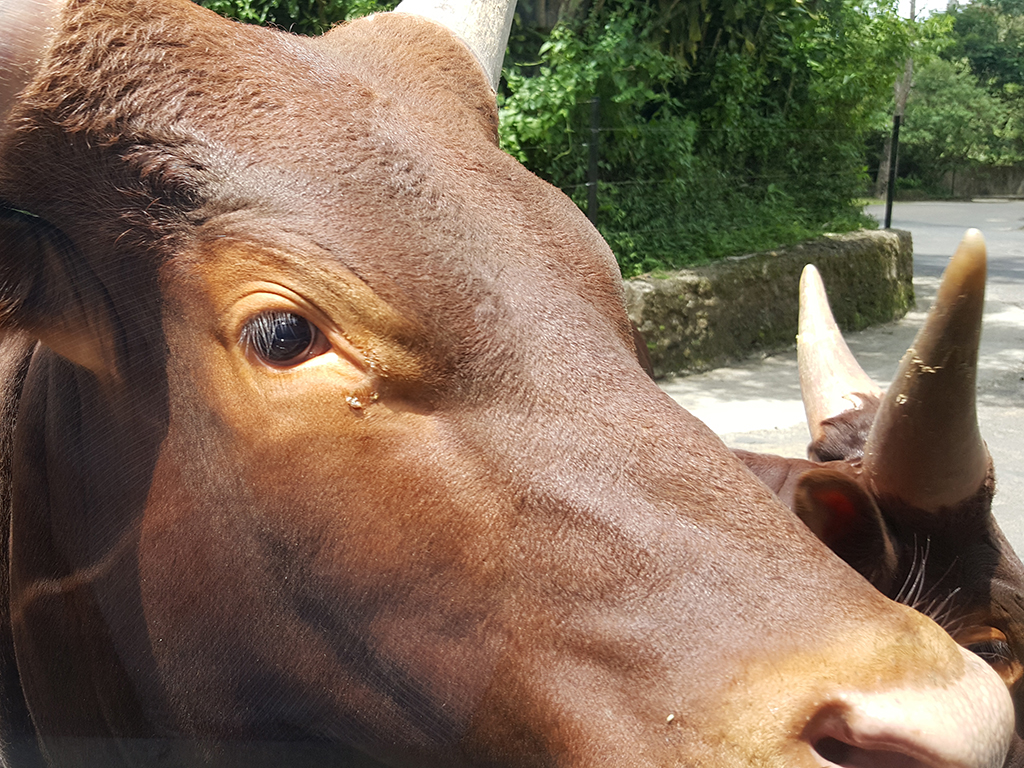
#> input picture images/ani1.jpg, 1024 x 768 px
$ python filtering_subimage.py --image ../images/ani1.jpg
#> lines starting #> are read from the running program, lines starting #| are printed output that depends on the picture; after the words box and inside, x2 and y2 are one past the last pixel; in counts of white or black regions, pixels touching at a corner belong together
#> further down, image is the input picture: shape (768, 1024, 3); mean B, G, R 87.3, 107.5, 128.3
### 3장/handle_channel_roi.py
# 필요한 패키지를 import함
from __future__ import print_function
import argparse
import cv2

def display_image(img, winname, flag=True):
	# 영상 정보 출력
	print("(rows, cols, ch): {}".format(img.shape))

	# 영상 출력을 윈도우 생성
	cv2.namedWindow(winname, cv2.WINDOW_NORMAL)
	# 윈도우에 영상 출력
	cv2.imshow(winname, img)

	# 사용자 입력 대기
	if flag:
		cv2.waitKey(0)

# [34 lines left out: functions handle_ROI, split_channel, merge_channel, not called in this run]


# [31 lines that do not run on import are left out]

### 3장/filtering_subimage.py
# 필요한 패키지를 import함
from __future__ import print_function
import argparse
import cv2
import numpy as np
from handle_channel_roi import display_image

def filtering_ROI(img, rect):
	# 입력 영상을 복사하여 결과 영상 생성
	dst = img.copy()

	if len(img.shape) == 2 :
		type = 1
	elif len(img.shape) == 3 and \
		img.shape[2] == 3:
		type = 2

	roi = dst[rect[1]:rect[3], rect[0]:rect[2]]
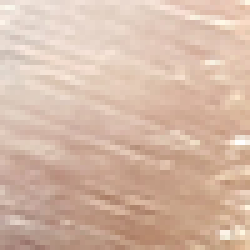
#> roi: shape (50, 50, 3) (shown 5 times larger); mean B, G, R 166.8, 184.5, 213.4
	if type == 2:
		roi_gray = cv2.cvtColor(roi, cv2.COLOR_BGR2GRAY)
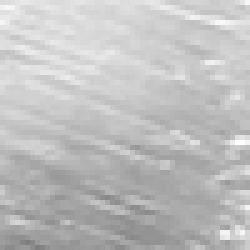
#> roi_gray: shape (50, 50) (shown 5 times larger); min 125, max 254, mean 191.1
	roi_canny = cv2.Canny(roi_gray, 100, 200)
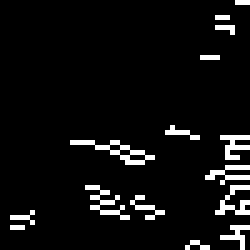
#> roi_canny: shape (50, 50) (shown 5 times larger); 6.2% white in thin lines or dots

	if type == 2:
		roi_canny = cv2.cvtColor(roi_canny, cv2.COLOR_GRAY2BGR)
#> roi_canny: shape (50, 50, 3); 6.2% white in thin lines or dots
	dst[rect[1]:rect[3], rect[0]:rect[2]] = roi_canny
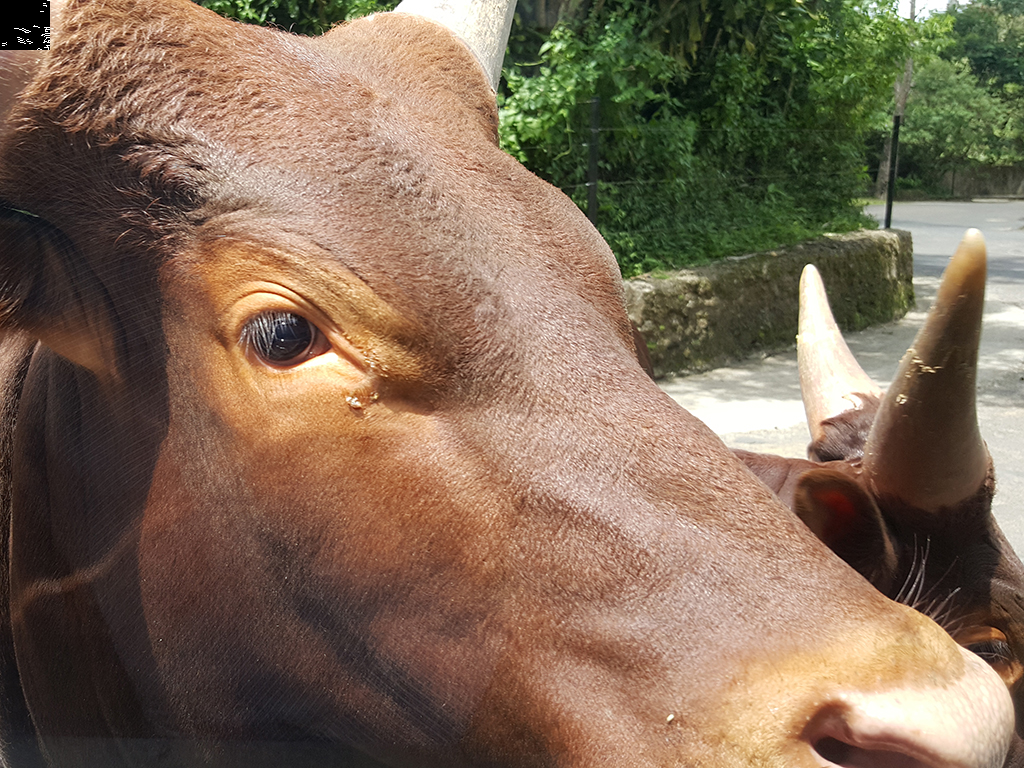
#> dst: shape (768, 1024, 3); 0.32% of pixels changed, all inside (x1, y1, x2, y2) = (0, 0, 50, 50)

	return dst

if __name__ == '__main__' :
	# 명령행 인자 처리
	ap = argparse.ArgumentParser()
	ap.add_argument("-i", "--image", required = True, \
			help = "Path to the input image")
	ap.add_argument("-s", "--start_point", type = int, \
 			nargs='+', default=[0, 0], \
			help = "Start point of the rectangle")
	ap.add_argument("-e", "--end_point", type = int, \
	 		nargs='+', default=[50, 50], \
			help = "End point of the rectangle")
	args = vars(ap.parse_args())

	filename = args["image"]
	sp = args["start_point"]
	ep = args["end_point"]

	# OpenCV를 사용하여 영상 데이터 로딩
	image = cv2.imread(filename, cv2.IMREAD_UNCHANGED)

	rect = sp + ep
	filtered = filtering_ROI(image, rect)

	display_image(filtered, 'filtering')
#| (rows, cols, ch): (768, 1024, 3)

$ run again, on images/ani3.jpg
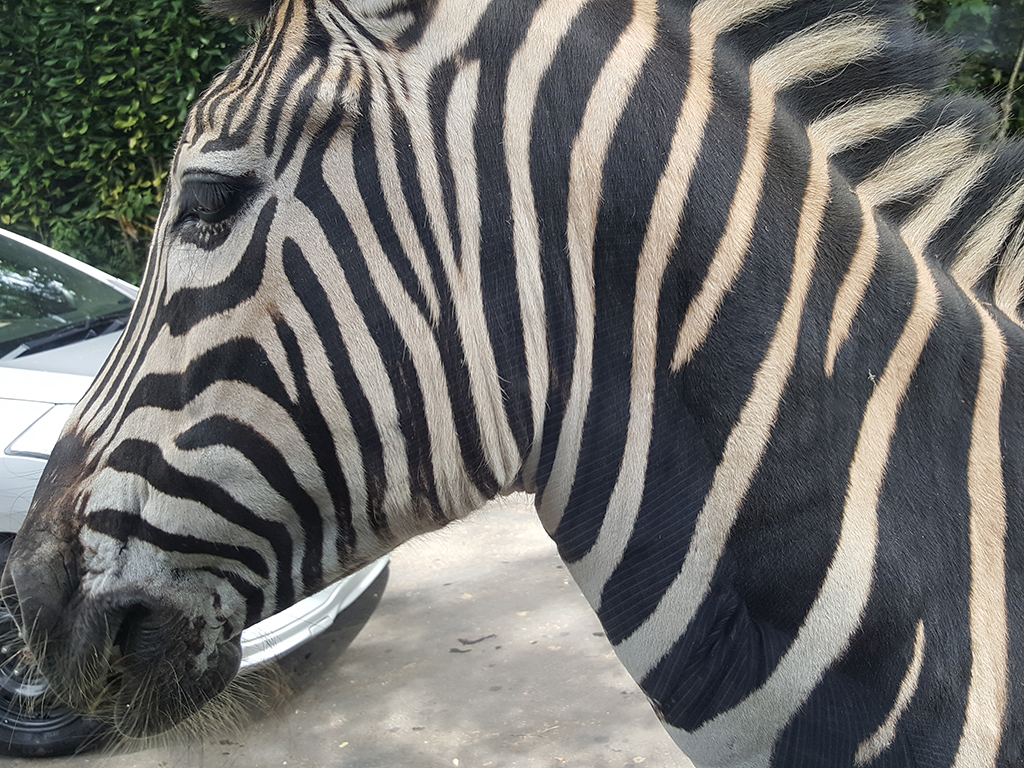
#> input picture images/ani3.jpg, 1024 x 768 px
#> image is the input picture: shape (768, 1024, 3); mean B, G, R 108.6, 111.4, 111.8
#> in filtering_ROI, `roi_canny = cv2.Canny(roi_gray, 100, 200)`:
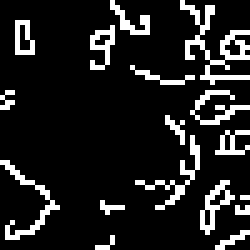
#> roi_canny: shape (50, 50) (shown 5 times larger); 13.2% white in thin lines or dots
#> in filtering_ROI, `dst[rect[1]:rect[3], rect[0]:rect[2]] = roi_canny`:
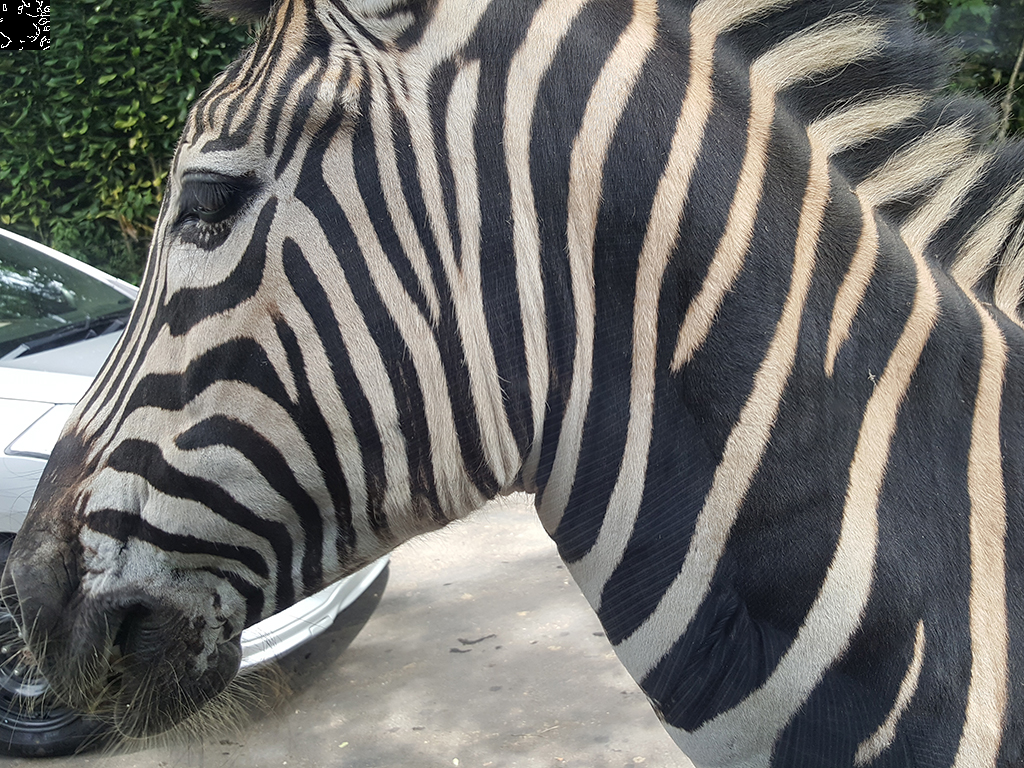
#> dst: shape (768, 1024, 3); 0.32% of pixels changed, all inside (x1, y1, x2, y2) = (0, 0, 50, 50)
#| (rows, cols, ch): (768, 1024, 3)

$ run again, on images/cable_roi2.jpg
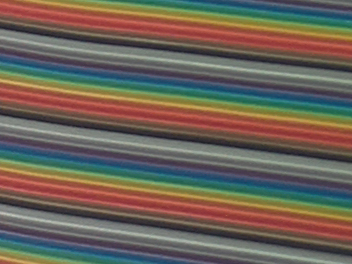
#> input picture images/cable_roi2.jpg, 352 x 264 px
#> image is the input picture: shape (264, 352, 3); mean B, G, R 87.8, 98.6, 108.5
#> in filtering_ROI, `roi_canny = cv2.Canny(roi_gray, 100, 200)`:
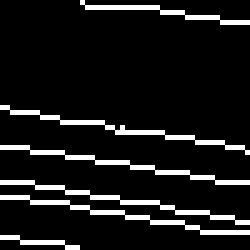
#> roi_canny: shape (50, 50) (shown 5 times larger); 10% white in thin lines or dots
#> in filtering_ROI, `dst[rect[1]:rect[3], rect[0]:rect[2]] = roi_canny`:
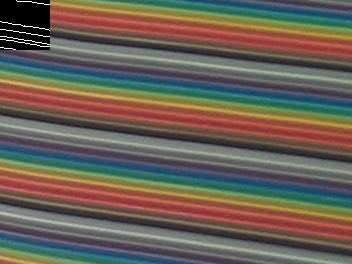
#> dst: shape (264, 352, 3); 2.69% of pixels changed, all inside (x1, y1, x2, y2) = (0, 0, 50, 50)
#| (rows, cols, ch): (264, 352, 3)
